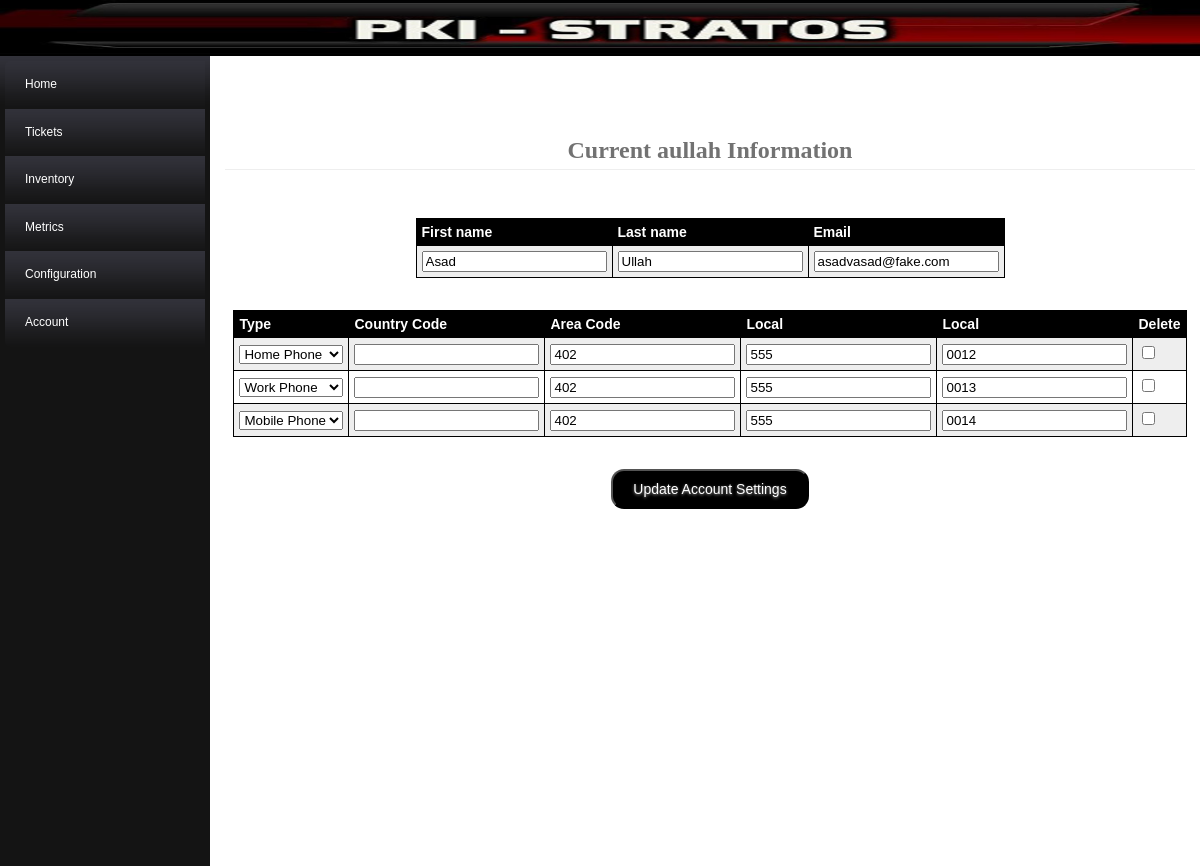
Page /application/view/account/account_index.php (signed in) on the committed database.
### tables this page shows
CREATE TABLE IF NOT EXISTS `StUserInst` (
  `pid`                                 smallint(6)         NOT NULL
, `user`                                varchar(16)         NOT NULL
, `pass`                                varchar(32)         NOT NULL
, `logl_del`                            tinyint(1)          NOT NULL    DEFAULT '0'
, `last_mdfd_user`                      varchar(32)                     DEFAULT NULL
, `last_mdfd_tmst`                      datetime            NOT NULL    DEFAULT CURRENT_TIMESTAMP        ON UPDATE CURRENT_TIMESTAMP
, UNIQUE KEY `user` (`user`)
, CONSTRAINT `StUsrToPrsnFrgnKey`       FOREIGN KEY (`pid`)             REFERENCES `stprsninst` (`pid`)
);

CREATE TABLE IF NOT EXISTS `StPrsnInst` (
  `pid`                                 smallint(6)         NOT NULL    AUTO_INCREMENT
, `fname`                               varchar(32)         NOT NULL
, `lname`                               varchar(32)         NOT NULL
, `email`                               varchar(64)                     DEFAULT NULL
, `logl_del`                            tinyint(1)          NOT NULL    DEFAULT '0'
, `last_mdfd_user`                      varchar(32)                     DEFAULT NULL
, `last_mdfd_tmst`                      datetime                        DEFAULT CURRENT_TIMESTAMP        ON UPDATE CURRENT_TIMESTAMP
, PRIMARY KEY (`pid`)
);

CREATE TABLE IF NOT EXISTS `StPhneInst` (
  `pid`                                 smallint(6)         NOT NULL
, `type`                                varchar(4)          NOT NULL
, `intl`                                varchar(3)                      DEFAULT NULL
, `area`                                varchar(3)          NOT NULL
, `phone1`                              varchar(3)          NOT NULL
, `phone2`                              varchar(4)          NOT NULL
, `last_mdfd_user`                      varchar(32)                     DEFAULT NULL
, `last_mdfd_tmst`                      datetime            NOT NULL    DEFAULT CURRENT_TIMESTAMP        ON UPDATE CURRENT_TIMESTAMP
, CONSTRAINT `StPhneToPrsnFrgnKey`      FOREIGN KEY (`pid`)             REFERENCES `StPrsnInst` (`pid`)  ON DELETE CASCADE
, CONSTRAINT `StPhneType`               CHECK ( `type` in ('BUSN','HOME','CELL') )
);

### application/controller/account/account_controller.php (called while the page is built, shortened)
<?php
require APP . 'controller\Base_Controller.php';
class Account_Controller Extends Base_Controller
{
	public function showUserSettings()
	{
		$_pid               = $_SESSION['pid'];
		$Account_Settings   = $this->model->showUserSettings( $_pid );
		$rows               = array();
        $fname              = isset($Account_Settings->fname)   ? $Account_Settings->fname : "";
		$lname              = isset($Account_Settings->lname)   ? $Account_Settings->lname : "";
		$user               = isset($Account_Settings->user)    ? $Account_Settings->user : "";
		$email              = isset($Account_Settings->email)   ? $Account_Settings->email : "";
		$phones = $this->model->showPhoneSettings( $_pid );
		foreach( $phones as $phone )
		{
            $type           = isset($phone->type)   ? $phone->type      : "";
            $intl           = isset($phone->intl)   ? $phone->intl      : "";
            $area           = isset($phone->area)   ? $phone->area      : "";
            $phone1         = isset($phone->phone1) ? $phone->phone1    : "";
            $phone2         = isset($phone->phone2) ? $phone->phone2    : "";
            $rows[]         = array( $type, $intl, $area, $phone1, $phone2 );
        }
        $this->view->renderForm($_pid, $fname, $lname, $user, $email, $rows);
    }
    public function noAction()
    {
        $this->showUserSettings();
    }
}
?>

### application/globals.php (called while the page is built, shortened)
<?php
include 'DBconnect.php';
function getParam($param, $default = '' )
{
    $result = $default;
    return $result;
}
function handleURL($contr)
{
    $func = getParam('action' , 'noAction');
    $func = str_replace(' ', '_', $func);
    $contr->preCall();
    try
    {
        $contr->{$func}();
    }
    catch( Exception $e )
    {
        $contr->handleException( $e );
        $succeeded = false;
    }
}
?>

### application/view/account/account_index.php (called while the page is built)
<?php
    require_once('../../globals.php');
    require APP . 'model\account\account_model.php';
    require APP . 'controller\account\account_controller.php';
    require APP . 'view\account\account_view.php';
    $model = new Account_Model();
    $view = new Account_View();
    $contr = new Account_Controller($model, $view, 'account_index.php');
    handleURL($contr);
?>

### application/model/Base_Model.php (called while the page is built, shortened)
<?php
class Base_Model
{
	public function __construct()
	{
		$this->db = DBconnect::getInstance();
        $this->SetUpQueries();
	}
}
?>

### application/DBconnect.php (called while the page is built, shortened)
<?php
	class DBconnect
	{
		private static $instance = NULL;
		public static function getInstance()
		{
			if(!isset(self::$instance)) {
				$options = array(PDO::ATTR_DEFAULT_FETCH_MODE => PDO::FETCH_OBJ, PDO::ATTR_ERRMODE => PDO::ERRMODE_WARNING);
				self::$instance = new PDO(DB_TYPE . ':host=' . DB_HOST . ';dbname=' . DB_NAME . ';charset=' . DB_CHARSET, DB_USER, DB_PASS, $options);
			}
			return self::$instance;
		}
	}
?>

### application/model/account/account_model.php (called while the page is built, shortened)
<?php
require_once('../../globals.php');
require APP . 'model\Base_Model.php';
class Account_Model Extends Base_Model
{
    public function showPhoneSettings( $pid )
    {
        $this->query_showPhoneNumber->execute( array(":pid" => $pid) );
        return $this->query_showPhoneNumber->fetchAll();
    }
    public function showUserSettings( $pid )
    {
        $this->query_showUserSettings->execute( array(":pid" => $pid) );
        return $this->query_showUserSettings->fetch();
    }
    public function SetUpQueries()
    {
        $this->sql_showUserSettings = "
		    SELECT
                `fname` AS fname
              , `lname` AS lname
              , `user` AS user
              , `email` AS email
            FROM
                `StUserInst`
            INNER JOIN
                `StPrsnInst`
            ON
                StPrsnInst.pid = StUserInst.pid
            WHERE
                StPrsnInst.pid = :pid";
        $this->query_showUserSettings = $this->db->prepare($this->sql_showUserSettings);
        $this->sql_showPhoneNumber = "
            SELECT
                `pid`
              , `type`
              , `intl`
              , `area`
              , `phone1`
              , `phone2`
            FROM
                `StPhneInst`
            WHERE
                StPhneInst.pid = :pid";
        $this->query_showPhoneNumber = $this->db->prepare($this->sql_showPhoneNumber);
    }
}
?>

### application/controller/Base_Controller.php (called while the page is built, shortened)
<?php
class Base_Controller
{
	public function __construct(Base_Model $model, Base_View $view, $index)
	{
		$this->model = $model;
	}
}
?>

### application/view/account/account_view.php (the view)
<?php
require APP . 'view\Base_View.php';
class Account_View Extends Base_View
{
    public function renderForm($pid, $fname, $lname, $user, $email, $phones)
    {
        $body = '<h3 title="Current User Information">Current ' . $user .' Information</h3>';
        $body .= "<br><br><br>";
		$body .= '<form id="upform" action="account_index.php" >';
        $body .= '  <table>';
        $body .= '      <tr>';
        $body .= '          <th>First name</th>';
        $body .= '          <th>Last name</th>';
        $body .= '          <th>Email</th>';
        $body .= '      </tr>';
        $body .= '      <tr>';
		$body .= '          <td> <input type="text" name="fname" value="'. $fname .'"> </td> ';
		$body .= '          <td> <input type="text" name="lname" value="'. $lname .'" > </td>';
		$body .= '          <td> <input type="email" name="email" value="'. $email .'"> </td>';
	    $body .= '  </table>';
        $body .= '  <input type="hidden" name ="pid" value="' . $pid . '">';
        $body .= '  <br><br>';
        $body .= '  <table>';
        $body .= '      <tr>';
        $body .= '          <th>Type</th>';
        $body .= '          <th>Country Code</th>';
        $body .= '          <th>Area Code</th>';
        $body .= '          <th>Local</th>';
        $body .= '          <th>Local</th>';
        $body .= '          <th>Delete</th>';
        $body .= '      </tr>';
        $phone_types = array( array( "HOME", "Home Phone" )
                            , array( "BUSN", "Work Phone" )
                            , array( "CELL", "Mobile Phone" )
                            );
        $phone_count = count($phones);
        for( $i = 0; $i < 3; ++$i )
        {
            $row    = $i < $phone_count ? $phones[$i] : null;
            $type   = $row ? $row[0] : '';
            $intl   = $row ? $row[1] : '';
            $area   = $row ? $row[2] : '';
            $phone1 = $row ? $row[3] : '';
            $phone2 = $row ? $row[4] : '';
            $body .= '  <tr>';
            $body .= '      <td>';
            $body .= '          <select name="Phone" id="Phone">';
            foreach( $phone_types as $phone_type )
            {
                $code  = $phone_type[0];
                $dspl  = $phone_type[1];
                $sel   = $code == $type ? 'selected="selected"' : '';
                $body .= '          <option ' . $sel . ' value="' . $code . '">' . $dspl . '</option>"';
            }
            $body .= '          </select>';
            $body .= '      </td>';
            $body .= '      <td> <input type="text" value="' . $intl      . '" name="phone_intl_'.$i      . '"> </td>';
            $body .= '      <td> <input type="text" value="' . $area      . '" name="phone_area_'.$i      . '"> </td>';
            $body .= '      <td> <input type="text" value="' . $phone1    . '" name="phone_phone1_'.$i    . '"> </td>';
            $body .= '      <td> <input type="text" value="' . $phone2    . '" name="phone_phone2_'.$i    . '"> </td>';
            $body .= '      <td> <input type="checkbox" name="phone_del_' . $i . '" ' . ($row ? '' : 'checked') . '> </td>';
            $body .= '  </tr>';
        }
        $body .= '  </table>';
        $body .= '  <br><br>';
        $body .= '  <div style="text-align: center">';
        $body .= '      <input type=submit class="button" name="action" value="Update Account Settings">';
        $body .= '  </div>';
        $body .= '</form>';
        $this->renderBody($body);
    }
}
?>

### application/view/Base_View.php (shortened to what this page needs)
<?php
class Base_View
{
	public function renderBody($body)
	{
        $head  = '<html>';
        $head .= '  <head>';
        $head .= '      <meta charset="utf-8"/>';
        $head .= '      <title>PKI - STRATOS</title>';
        $head .= '      <link rel="stylesheet" type="text/css" href="/public/css/style.css" />';
        $head .= '  </head>';
        $head .= '  <body>';
        $head .= '      <div id="header">';
        $head .= '          <img src="/public/imgs/Header.jpg" alt="Header" width=100% height=7%>';
        $head .= '      </div>';
        $head .= '      <div id="bottom">';
        $head .= '          <div id="menu">';
        $tail  = '              <input type="text" src="/application/view/_templates/MenuBar.php">';
        $tail .= '          </div>';
        $tail .= '          <div id="body" class="pagebody">';
        $tail .=                $body;
        $tail .= '          </div>';
        $tail .= '      </div>';
        $tail .= '  </body>';
        $tail .= '</html>';
        echo $head;
            require_once(APP . 'view\_templates\MenuBar.php');
        echo $tail;
	}
}
?>

### application/view/_templates/MenuBar.php
<?php
echo '<div id="cssmenu">
        <ul class="menu">
            <li>
                <a href="/application/view/home/home_index.php"><span>Home</span></a>
            </li>
            <li>
                <a href="/application/view/tickets/tickets_index.php"><span>Tickets</span></a>
            </li>
            <li class="has-sub"><a href=""><span>Inventory</span></a>
                <ul>
                    <li><a href="/application/view/hardware/hardware_index.php"><span>Hardware</span></a></li>
                    <li><a href="/application/view/software/software_index.php"><span>Software</span></a></li>
                </ul>
            </li>
            <li>
                <a href="/application/view/metrics/metrics_index.php"><span>Metrics</span></a>
            </li>
            <li class="has-sub"><a href=""><span>Configuration</span></a>
                <ul>
                    <li><a href="/application/view/config/affected/affected_config_index.php"><span>Affected Level</span></a></li>
                    <li><a href="/application/view/config/category/category_config_index.php"><span>Category</span></a></li>
                    <li><a href="/application/view/config/lifecycle/lifecycle_config_index.php"><span>Lifecycle</span></a></li>
                    <li><a href="/application/view/config/priority/priority_config_index.php"><span>Priority</span></a></li>
                    <li><a href="/application/view/config/severity/severity_config_index.php"><span>Severity</span></a></li>
                </ul>
            </li>
            <li class="has-sub"><a href=""><span>Account</span></a>
                <ul>
                    li><a href="/application/view/account/account_index.php"><span>Account Settings</span></a></li>
                    <li><a href="/application/view/login/login_index.php"><span>Logout</span></a> </li>
                </ul>
            </li>
        </ul>
    </div>';
?>

### public/css/style.css (style rules this page uses)
html, body, div, span, applet, object, iframe, h1, h2, h3, h4, h5, h6, p, blockquote, pre, a, abbr, acronym, address, big, cite, code, del, dfn, em, font, img, ins, kbd, q, s, samp, small, strike, strong, sub, sup, tt, var, b, u, i, center, dl, dt, dd, ol, ul, li, fieldset, form, label, legend, table, caption, tbody, tfoot, thead, tr, th, td { margin: 0; padding: 0; border: 0; outline: 0; font-size: 100%; vertical-align: baseline; background: transparent; }
body { color: #000; font: 14px Arial; margin: 0px; padding: 0px; position: relative; }
h3 { font-size:18px; }
h1,h2,h3,h4,h5,h6 { color:black; }
a { text-decoration: none; }
.clearfix:after, form:after { content: "."; display: block; height: 0; clear: both; visibility: hidden; }
.button { -webkit-border-radius: 13; -moz-border-radius: 13; border-radius: 13px; text-shadow: 0px 1px 3px #9c9c9c; font-family: Helvetica; color: #ffffff; font-size: 14px; background: #000000; padding: 10px 20px 10px 20px; text-decoration: none; }
.pagebody { padding: 5; margin-left: 220px; }
#cssmenu { padding: 5; margin-right: 20; border: 0; }
#cssmenu ul, #cssmenu ul li, #cssmenu ul ul { list-style: none; margin: 0; padding: 0; }
#cssmenu ul { position: relative; z-index: 597; float: left; width: 200px; }
#cssmenu ul li { float: left; min-height: 1px; line-height: 1em; vertical-align: middle; }
#cssmenu ul li { float: none; }
#cssmenu ul { font-weight: bold; }
#cssmenu { border-radius: 5px 0 0 5px; -moz-border-radius: 5px 0 0 5px; -webkit-border-radius: 0px 0 0 0px; background-color: #141414; background-repeat: repeat-x; width: 200px; height: 100%; float:left; position: absolute; left: 0; right: 0; }
#cssmenu:after { content: ''; display: block; clear: both; }
#cssmenu a { background-color: #141414; background-repeat: repeat-x; color: #ffffff; display: block; font-family: Helvetica, Arial, Verdana, sans-serif; font-size: 12px; font-weight: normal; line-height: 180%; padding: 13px 20px; text-decoration: none; }
#cssmenu ul { border-right: 0px solid #0fa1e0; list-style: none; }
#cssmenu > ul { float: left; }
#cssmenu > ul > li:first-child > a { border-radius: 5px 0 0 0; -moz-border-radius: 5px 0 0 0; -webkit-border-radius: 5px 0 0 0; }
#cssmenu > ul > li:last-child > a { border-radius: 0 0 0 5px; -moz-border-radius: 0 0 0 5px; -webkit-border-radius: 0 0 0 5px; }
#cssmenu .has-sub { z-index: 1; }
table, th, td { border: 1px solid black; border-collapse: collapse; margin: auto; }
th, td { padding: 5px; text-align: left; }
table tr:nth-child(even) { background-color: #eee; }
table tr:nth-child(odd) { background-color:#fff; }
table th { background-color: black; color: white; }
h3 { text-align: center; font-family: georgia; color: #727272; border-bottom: 1px solid #EEE; padding: 5px; font-size: x-large; margin-top: 50px; }

### rows in the picture
stuserinst: user "aullah", fname "Asad", lname "Ullah", email "asadvasad@fake.com"
stphneinst: area "402", phone1 "555", phone2 "0012"
stphneinst: area "402", phone1 "555", phone2 "0013"
stphneinst: area "402", phone1 "555", phone2 "0014"

### other values in the picture
form field Phone "Home Phone"
form field Phone "Work Phone"
form field Phone "Mobile Phone"
